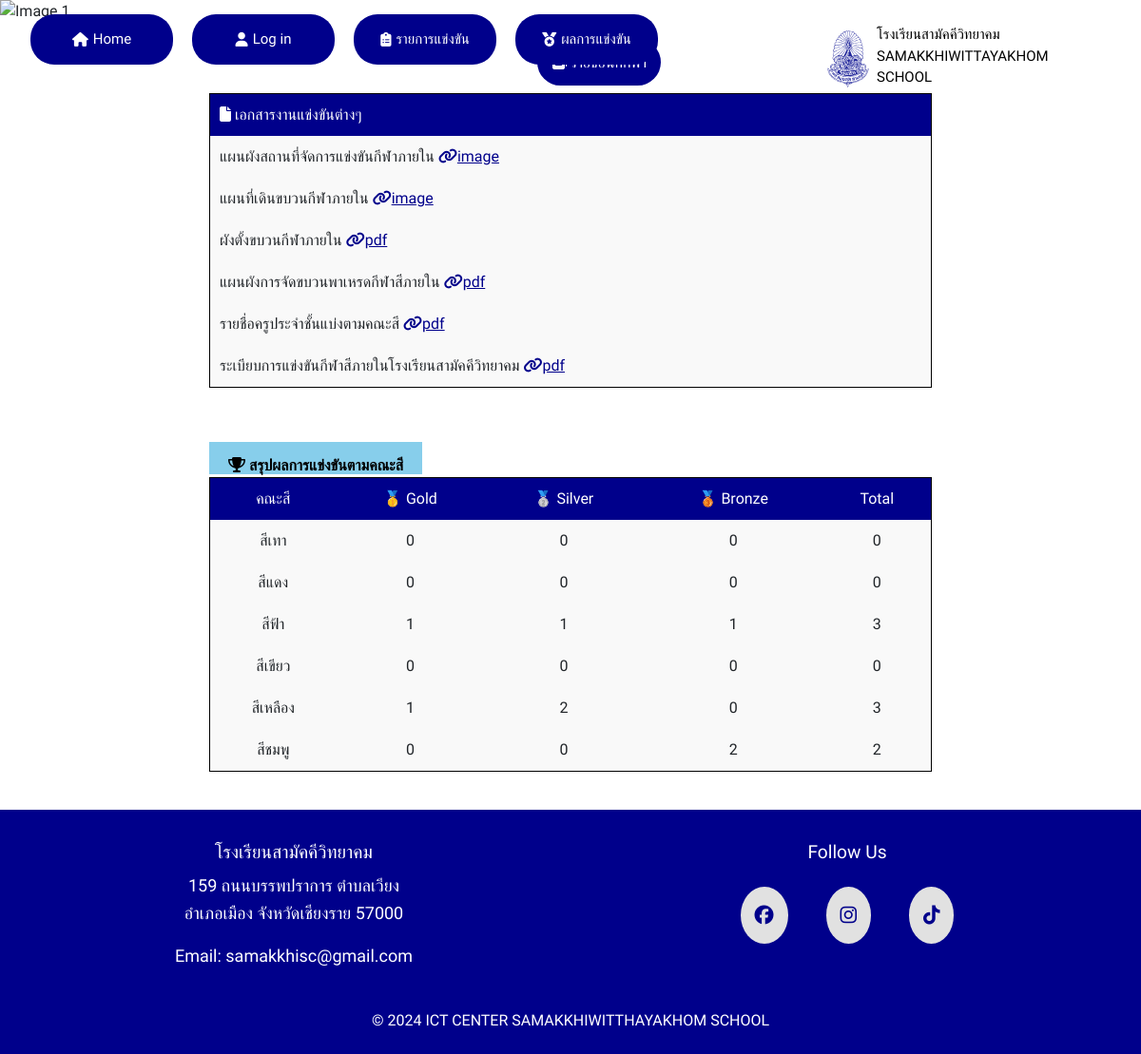
The page / on the database its author committed.
### tables this page shows
CREATE TABLE `colors` (
  `color_id` int(2) NOT NULL,
  `color_name` varchar(128) NOT NULL,
  `color_color` varchar(32) NOT NULL,
  `color_president` varchar(32) NOT NULL,
  `color_vice-president` varchar(32) NOT NULL,
  `color_id_user` int(6) NOT NULL
);

### index.php (the view, shortened to what this page needs)
<?php include 'conn.php'; ?>
<!DOCTYPE html>
<html lang="en">
<head>
    <link rel="stylesheet"  href="element/styles.css">
    <link rel="stylesheet" href="https://cdnjs.cloudflare.com/ajax/libs/font-awesome/6.6.0/css/all.min.css" />
    <link href="https://cdn.jsdelivr.net/npm/bootstrap@5.0.2/dist/css/bootstrap.min.css" rel="stylesheet">
</head>
<body>
    <header>
        <nav>
            <div class="menu" id="Mymenu">
                <ul>
                    <li><a href="index.php"><i class="fas fa-house"></i> Home</a></li>
                    <li><a href="login.php"><i class="fas fa-user"></i> Log in</a></li>
                    <li><a href="schedule.php"><i class="fas fa-clipboard-list"></i>รายการแข่งขัน</a></li>
                    <li><a href="report.php"><i class="fas fa-medal"></i>ผลการแข่งขัน</a></li>
                </ul>
            </div>
            <div class="logo">
              <img src="pic/swk_logo.svg" width="60px" height="60px">
              <span class="title">
                <p >โรงเรียนสามัคคีวิทยาคม<br> SAMAKKHIWITTAYAKHOM SCHOOL</p>
              </span>
            </div>
            <div class="sc">
            </div>
        </nav>
    </header>
    <div id="carouselExampleFade" class="carousel slide carousel-fade" data-bs-ride="carousel">
    <div class="carousel-inner">
    <div class="carousel-item active">
      <img src="pic/red1.jpg" class="d-block w-100 h-100" alt="Image 1">
    </div>
  </div>
  <button class="carousel-control-prev" type="button" data-bs-target="#carouselExampleFade" data-bs-slide="prev">
    <span class="carousel-control-prev-icon" aria-hidden="true"></span>
  </button>
  <button class="carousel-control-next" type="button" data-bs-target="#carouselExampleFade" data-bs-slide="next">
    <span class="carousel-control-next-icon" aria-hidden="true"></span>
  </button>
</div>
<center>
<section >
  <div class="additional_menu">
    <div>
      <a href="player_name.php" class="btn-menu" id="btn-player"><i class="fas fa-address-book"></i> รายชื่อนักกีฬา</a>
    </div>
  </div>
</section>
</center>
  <section>
  <div class="ndmenu-container">
    <div class="nd-menu">
        <table>
            <thead>
                <tr>
                    <th>
                        <i class="fas fa-file"></i> เอกสารงานแข่งขันต่างๆ
                    </th>
                </tr>
            </thead>
            <tbody>
                <tr><td>แผนผังสถานที่จัดการแข่งขันกีฬาภายใน <a href="#"><i class="fa-solid fa-link"></i>image</a></td></tr>
                <tr><td>แผนที่เดินขบวนกีฬาภายใน <a href="#"><i class="fa-solid fa-link"></i>image</a></td></tr>
                <tr><td>ผังตั้งขบวนกีฬาภายใน <a href="#"><i class="fa-solid fa-link"></i>pdf</a></td></tr>
                <tr><td>แผนผังการจัดขบวนพาเหรดกีฬาสีภายใน <a href="#"><i class="fa-solid fa-link"></i>pdf</a></td></tr>
                <tr><td>รายชื่อครูประจำชั้นแบ่งตามคณะสี <a href="#"><i class="fa-solid fa-link"></i>pdf</a></td></tr>
                <tr><td>ระเบียบการแข่งขันกีฬาสีภายในโรงเรียนสามัคคีวิทยาคม <a href="#"><i class="fa-solid fa-link"></i>pdf</a></td></tr>
            </tbody>
        </table>
    </div>
</div>
  </section>
  <section>
  <div class="ndmenu-container">
    <div class="result-menu">
      <table>
        <thead>
          <span class="table_head"><i class="fas fa-trophy"> สรุปผลการแข่งขันตามคณะสี</i></span>
          <tr>
            <th>คณะสี</th>
            <th>🥇 Gold</th>
            <th>🥈 Silver</th>
            <th>🥉 Bronze</th>
            <th>Total</th>
          </tr>
        </thead>
        <tbody>
          <?php
            $sql_view_color = "SELECT `color_id`, `color_color` FROM `colors`";
            $result_view_color = mysqli_query($conn, $sql_view_color);
            if (mysqli_num_rows($result_view_color) > 0) {
              while ($row_view_color = mysqli_fetch_assoc($result_view_color)) {
                $rank_gold = mysqli_num_rows(mysqli_query($conn,"SELECT `reward_id` FROM `reward` WHERE `reward_first` = '".$row_view_color['color_id']."'"));
                $rank_silver = mysqli_num_rows(mysqli_query($conn,"SELECT `reward_id` FROM `reward` WHERE `reward_second` = '".$row_view_color['color_id']."'"));
                $rank_bronze = mysqli_num_rows(mysqli_query($conn,"SELECT `reward_id` FROM `reward` WHERE `reward_third` = '".$row_view_color['color_id']."'"));
                $sum_reward = $rank_gold + $rank_silver + $rank_bronze;
                echo "<tr>
                    <td>".$row_view_color['color_color']."</td>
                    <td>".$rank_gold."</td>
                    <td>".$rank_silver."</td>
                    <td>".$rank_bronze."</td>
                    <td>".$sum_reward."</td>
                  </tr>";
              }
            }else{
              echo "something is wrong..";
            }
          ?>
        </tbody>
      </table>
    </div>
</div>
  </section>
  <footer>
  <div class="footer-container">
    <div class="footer-section">
      <h4>โรงเรียนสามัคคีวิทยาคม</h4>
      <p>159 ถนนบรรพปราการ ตำบลเวียง <br> อำเภอเมือง จังหวัดเชียงราย 57000</p>
      <p>Email: samakkhisc@gmail.com</p>
    </div>
    <div class="footer-section">
      <h4>Follow Us</h4>
      <div class="social-icons">
        <a href="https://www.facebook.com/swkstudentcouncil?_rdc=1&_rdr#"><i class="fa-brands fa-facebook"></i></a>
        <a href="https://www.instagram.com/swk.sc?utm_source=ig_web_button_share_sheet&igsh=ZDNlZDc0MzIxNw=="><i class="fa-brands fa-instagram"></i></a>
        <a href="https://www.tiktok.com/@swkstudentcouncil?_t=8Y2Sd6aXe8w&_r=1"><i class="fa-brands fa-tiktok"></i></i></a>
      </div>
    </div>
  </div>
    <div class="copyright">
      <p>© 2024 ICT CENTER SAMAKKHIWITTHAYAKHOM SCHOOL</p>
    </div>
  </footer>
</body>
</html>

### element/styles.css (style rules this page uses)
* { margin: 0; padding: 0; box-sizing: border-box; font-family: "Mitr", sans-serif; }
nav { z-index: 999; position: fixed; padding: 15px 15px 0px 0px; top: 0; left: 0; display: flex; width: 100%; justify-content: space-between; transition: 0.6s; background-color: rgba(255, 255, 255, 0); }
.menu ul { display: flex; margin-right:150px; }
.menu li { list-style: none; }
.menu li a { display: flex; align-items: center; font-family: "Mitr", sans-serif; text-decoration: none; color: white; font-size: 15px; background-color: darkblue; border-radius: 25px; margin-right: 20px; padding: 15px; min-width: 150px; transition: 0.4s ease; justify-content: center; }
.menu i { margin-right: 5px; }
.logo { display: flex; align-items: center; }
.logo img { border-radius: 100%; display: flex; justify-content: center; align-items: center; }
.title { margin-top: 10px; font-size: 15px; }
.title p { color: black; }
.ndmenu-container { max-width: 800px; margin: 20px auto; margin-top: 30px; padding: 20px; }
table { width: 100%; border-collapse: collapse; border-radius: 10px; border: 1px solid black; }
th, td { padding: 10px; text-align: left; }
th { background-color: darkblue; color: white; font-weight: 500; padding: 10px; }
td { background-color: #f9f9f9; transition: 0.4s ease; cursor: pointer; }
td a { color: darkblue; transition: 0.4s ease; }
.table_head { background-color: skyblue; width: 100%; padding-left: 20px; padding-right: 20px; padding-top: 15px; margin-bottom: 15px; cursor: pointer; color: black; }
.copyright { display: flex; justify-content: center; background-color: darkblue; width: 100%; color: white; height: 40px; font-weight: 300; }
.copyright p { display: flex; align-items: center; margin: 0 auto; }
.result-menu th { text-align: center; }
.result-menu td { text-align: center; }
.carousel-item img { height: 950px; }
.btn-menu { text-decoration: none; background-color: darkblue; color: white; padding: 15px; border-radius: 30px; }
#btn-player { position: relative; left: 30px; bottom: -30px; margin-bottom: 50px; color: white; transition: 0.4s ease; margin-top: 50px; }
footer { background-color: darkblue; color: white; padding: 15px 0; text-align: center; }
.footer-container { display: flex; justify-content: space-around; max-width: 1500px; margin: 0 auto; padding: 18px; }
.footer-section { flex: 1; padding: 0 20px; }
.footer-section h4 { font-size: 1.2em; margin-bottom: 10px; }
.footer-section p, .footer-section ul { font-size: 18px; line-height: 1.6; }
.social-icons a { color: darkblue; display: inline-block; background-color: #e1e1e1; padding: 15px; border-radius: 100%; font-size: 20px; margin: 0 18px; margin-top: 15px; }

### rows shown on the page
colors: color_color "สีเทา", rank_gold "0", rank_silver "0", rank_bronze "0", sum_reward "0"
colors: color_color "สีแดง", rank_gold "0", rank_silver "0", rank_bronze "0", sum_reward "0"
colors: color_color "สีฟ้า", rank_gold "1", rank_silver "1", rank_bronze "1", sum_reward "3"
colors: color_color "สีเขียว", rank_gold "0", rank_silver "0", rank_bronze "0", sum_reward "0"
colors: color_color "สีเหลือง", rank_gold "1", rank_silver "2", rank_bronze "0", sum_reward "3"
colors: color_color "สีชมพู", rank_gold "0", rank_silver "0", rank_bronze "2", sum_reward "2"
